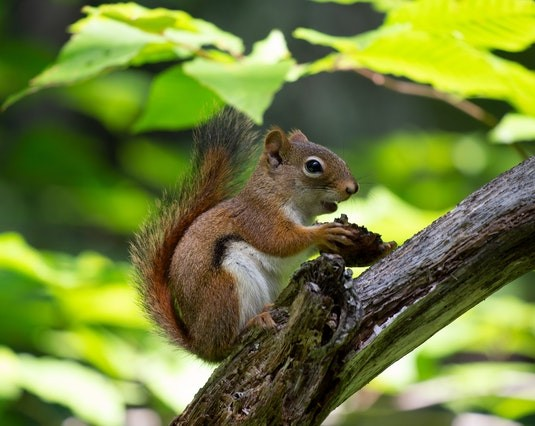
#> input picture Primer Parcial/Semana V/squirrel_cls.jpg, 535 x 426 px, found by its file name
$ jupyter execute transformaciones2.ipynb
#> lines starting #> are read from the running program, lines starting #| are printed output that depends on the picture; after the words box and inside, x2 and y2 are one past the last pixel; in counts of white or black regions, pixels touching at a corner belong together
[cell 1]
import cv2 as cv
import numpy as np
from matplotlib import pyplot as plt

# Transformación Negativa

## Método 2 - Bitwise NOT

[cell 2]
img = cv.imread('c:/Users/arman/Downloads/squirrel_cls.jpg', 0)
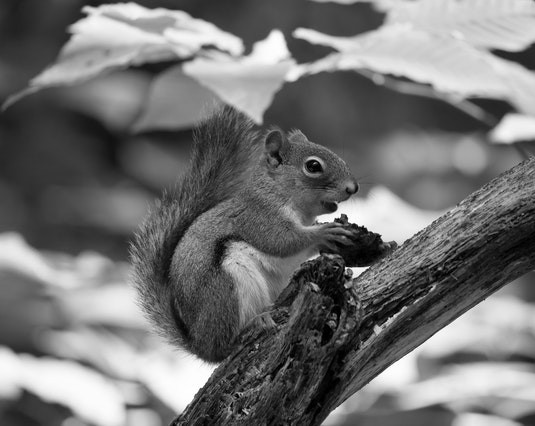
#> img: shape (426, 535); min 0, max 255, mean 115.6

[cell 3]
type(img)

[cell 4]
img.shape
#> Out = (426, 535)

[cell 5]
plt.imshow(img, "gray")
plt.show()

[cell 6]
img_neg = np.bitwise_not(img)
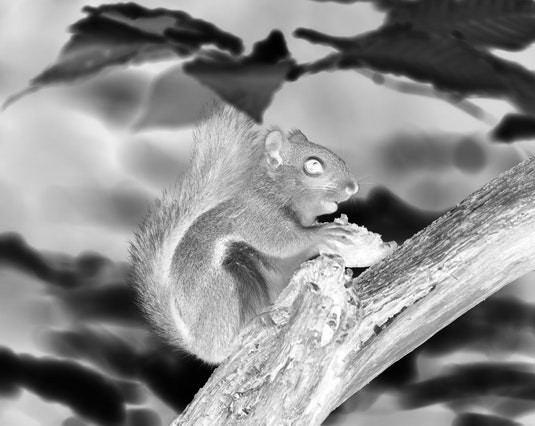
#> img_neg: shape (426, 535); min 0, max 255, mean 139.4

[cell 7]
plt.imshow(img_neg, "gray")
plt.show()

# Transformación umbralización

## Método 1. Iterando en todos los pixeles

Esta transformada sirve para binarizar una imagen

[cell 8]
img_umb = np.zeros(img.shape, dtype=np.uint8)

[cell 9]
img.shape
#> Out = (426, 535)

[cell 10]
fil, col = img.shape
#> fil = 426; col = 535

[cell 11]
k = 200

for f in range(fil): # Filas
    for c in range(col): # Columnas
        if img[f, c] < k:
            img_umb[f, c] = 0
        else:
            img_umb[f, c] = 255
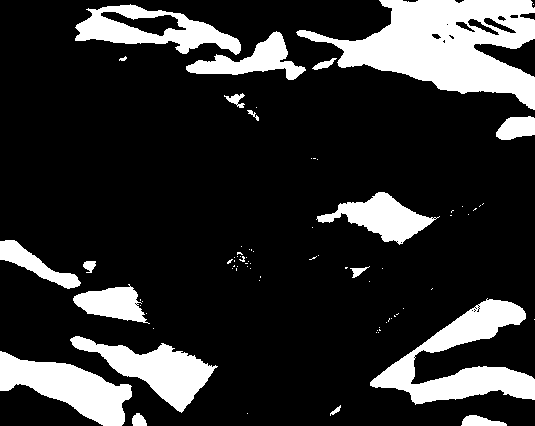
#> img_umb: shape (426, 535); 18.7% white; 79 white regions (60 under 20 px), largest, box (x1, y1, x2, y2) and area: (296, 0, 535, 110) 13132, (370, 298, 535, 405) 6734, (0, 351, 132, 426) 4813

plt.imshow(img_umb, "gray")
plt.show()

[cell 12]
img_umb2 = cv.threshold(img, k, 255, cv.THRESH_BINARY)[1]
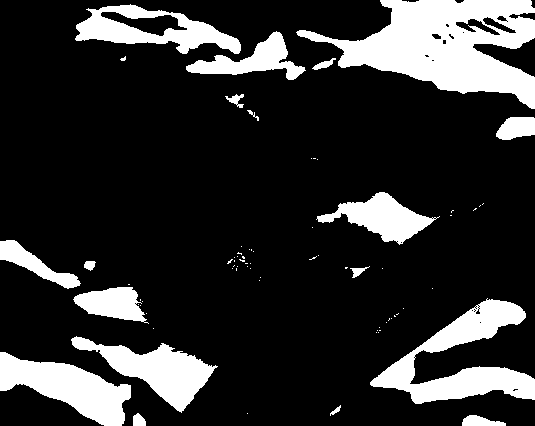
#> img_umb2: shape (426, 535); 18.4% white; 73 white regions (55 under 20 px), largest, box (x1, y1, x2, y2) and area: (296, 0, 535, 109) 12965, (370, 298, 535, 404) 6620, (0, 352, 131, 426) 4774
